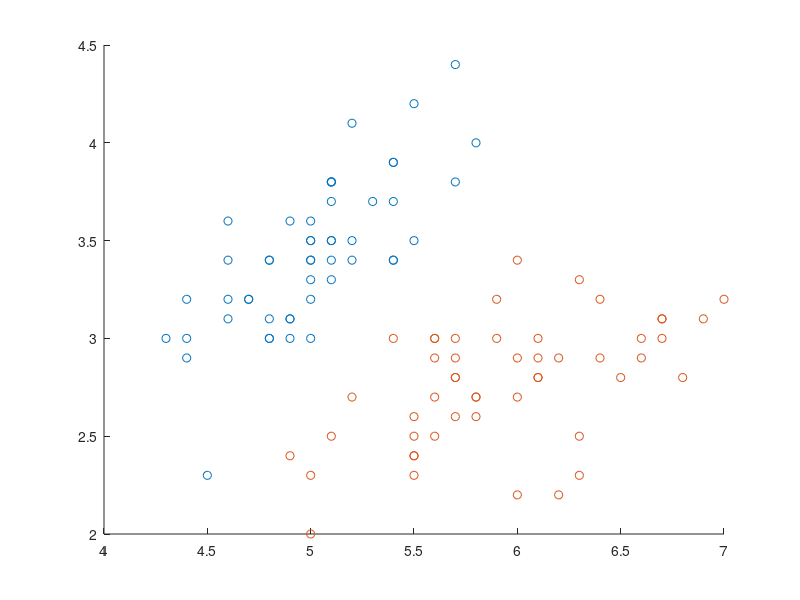

Reproduce this figure in MATLAB. (Note: this script raises an error after producing the figure.)
%% HW3_Q1
load fisheriris
inds = ~strcmp(species,'virginica');

features = 1:4;
all_feature_pairs = nchoosek(features,2);
counter = zeros(size(all_feature_pairs,1),1);

for i = 1:size(all_feature_pairs,1)
    temp_features = all_feature_pairs(i,:);
    X = meas(inds,temp_features);
    y = species(inds);
    setosa_idx = strcmp(y,'setosa');
    versicolor_idx = strcmp(y,'versicolor');
    SVMModel = fitcsvm(X,y);
    % n_support_vectors = sum(SVMModel.IsSupportVector);
    n_support_vectors = size(SVMModel.SupportVectors,1);
    idx = SVMModel.IsSupportVector;
    figure
    scatter(X(setosa_idx,1),X(setosa_idx,2),'bo')
    hold on 
    scatter(X(versicolor_idx,1),X(versicolor_idx,2),'ro')
    hold on 
    scatter(X(idx,1),X(idx,2),'kx')
    title({['Features: ',mat2str(temp_features)],[num2str(n_support_vectors),' support vectors']})
    counter(i) = n_support_vectors;
    legend('Setosa','Versicolor','Support Vectors')
end

min_support_vectors = min(counter);
min_SV_features = all_feature_pairs(find(counter == min_support_vectors),:);


%% Save all 
chdir('..')
addpath('export_fig')
chdir('HW3')
figHandles = findall(0,'Type','figure'); 

for i = 1:numel(figHandles)
    export_fig(['Q1_',num2str(i)], '-png', figHandles(i), '-append')
end

close all